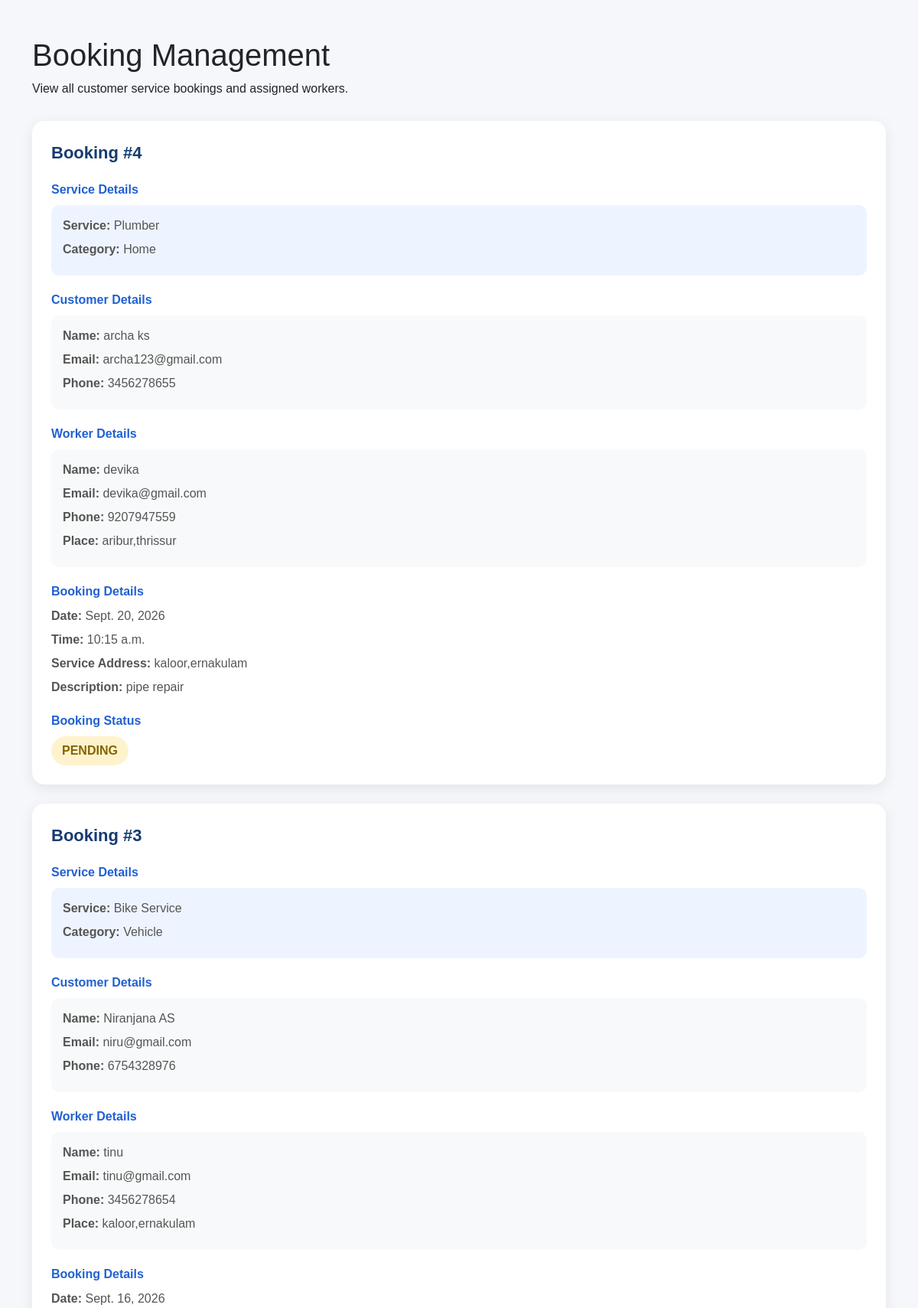
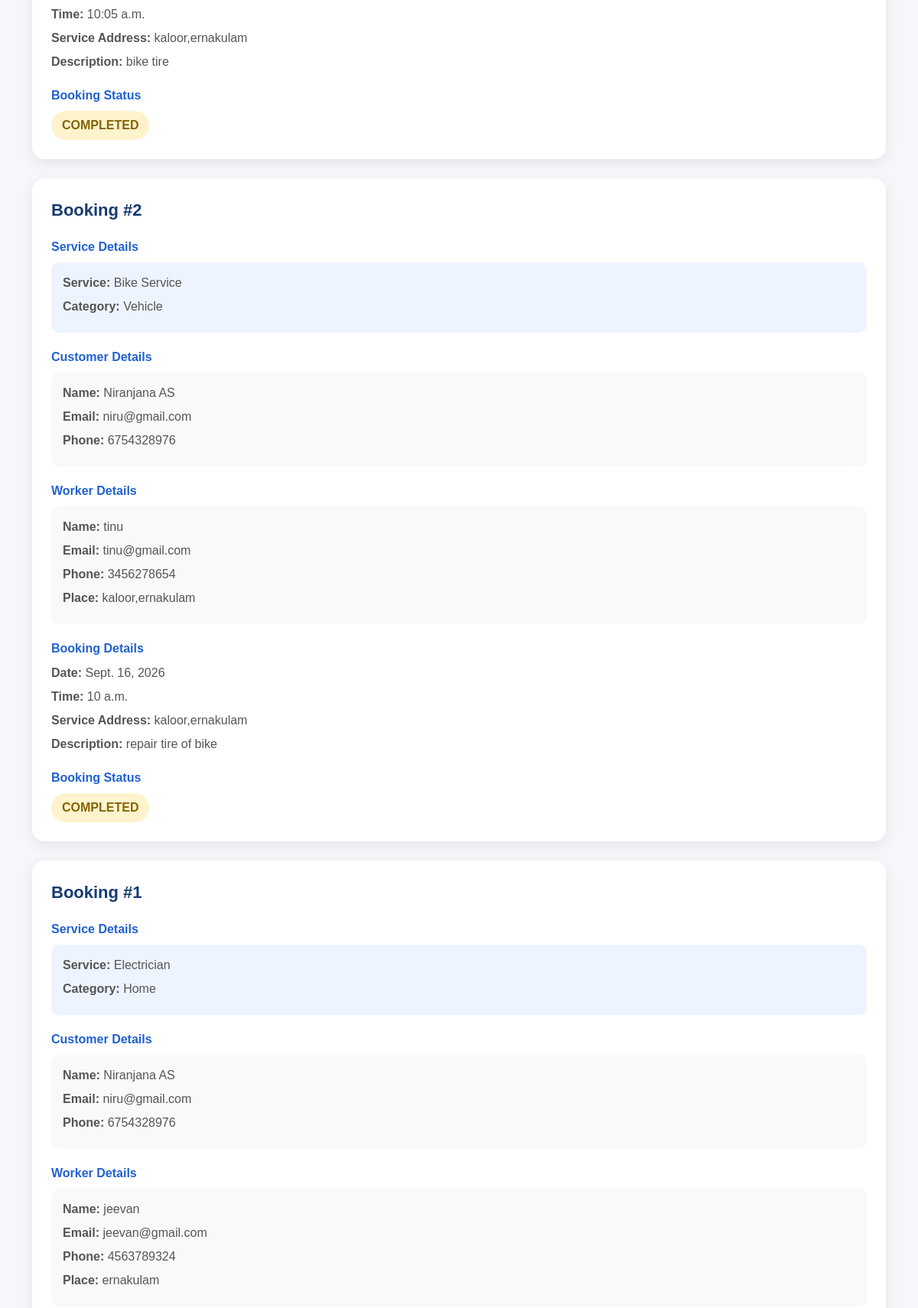
Screenshot of /booking-management/ (signed in, upper part) with the database file from the repository (2 pictures, top to bottom).
### hub/models.py (models this page shows, shortened)
class Booking(models.Model):
    customer = models.ForeignKey(Customer, on_delete=models.CASCADE)
    worker = models.ForeignKey(Worker, on_delete=models.CASCADE)
    service = models.ForeignKey(Service, on_delete=models.CASCADE)
    booking_date = models.DateField()
    booking_time = models.TimeField()
    address = models.TextField()
    description = models.TextField(blank=True)
    status = models.CharField(
        max_length=20,
        default="PENDING"
    )
    created_at = models.DateTimeField(auto_now_add=True)

class Service(models.Model):
    name = models.CharField(max_length=100)
    category = models.CharField(max_length=20)
    description = models.TextField(blank=True)

class Customer(models.Model):
    user = models.OneToOneField(User, on_delete=models.CASCADE)
    phone = models.CharField(max_length=15)
    address = models.TextField()

class Worker(models.Model):
    user = models.OneToOneField(User, on_delete=models.CASCADE)
    phone = models.CharField(max_length=15)
    place = models.CharField(max_length=100)
    experience = models.IntegerField()
    description = models.TextField(blank=True)
    services = models.ManyToManyField(Service)
    availability = models.BooleanField(default=True)
    approval_status = models.CharField(
        max_length=20,
        default="PENDING"
    )

### hub/views.py (the view)
# urls.py: path("booking-management/",views.booking_management,name="booking_management"),
@never_cache
@admin_required
def booking_management(request):
    bookings = Booking.objects.select_related(
        "customer__user",
        "worker__user",
        "service"
    ).all().order_by("-created_at")
    return render(request, "booking_management.html", {
        "bookings": bookings
    })

### hub/views.py (called while the page is built)
def admin_required(view_func):
    return user_passes_test(
        lambda user: user.is_authenticated and user.is_superuser,
        login_url="admin_login"
    )(view_func)

### hub/templates/booking_management.html (shortened to what this page needs)
{% load static %}
<!DOCTYPE html>
<html>
<head>
    <link
        href="https://cdn.jsdelivr.net/npm/bootstrap@5.3.3/dist/css/bootstrap.min.css"
        rel="stylesheet"
    >
</head>
<body>
<div class="container py-5">
    <div class="page-header">
        <h1>Booking Management</h1>
        <p>
            View all customer service bookings and assigned workers.
        </p>
    </div>
    {% if bookings %}
        {% for booking in bookings %}
        <div class="booking-card">
            <div class="booking-title">
                Booking #{{ booking.id }}
            </div>
            <div class="section-title">
                Service Details
            </div>
            <div class="service-box">
                <div class="info-row">
                    <strong>Service:</strong>
                    {{ booking.service.name }}
                </div>
                <div class="info-row">
                    <strong>Category:</strong>
                    {{ booking.service.category }}
                </div>
            </div>
            <div class="section-title">
                Customer Details
            </div>
            <div class="customer-box">
                <div class="info-row">
                    <strong>Name:</strong>
                    {{ booking.customer.user.first_name }}
                </div>
                <div class="info-row">
                    <strong>Email:</strong>
                    {{ booking.customer.user.email }}
                </div>
                <div class="info-row">
                    <strong>Phone:</strong>
                    {{ booking.customer.phone }}
                </div>
            </div>
            <div class="section-title">
                Worker Details
            </div>
            <div class="worker-box">
                <div class="info-row">
                    <strong>Name:</strong>
                    {{ booking.worker.user.first_name }}
                </div>
                <div class="info-row">
                    <strong>Email:</strong>
                    {{ booking.worker.user.email }}
                </div>
                <div class="info-row">
                    <strong>Phone:</strong>
                    {{ booking.worker.phone }}
                </div>
                <div class="info-row">
                    <strong>Place:</strong>
                    {{ booking.worker.place }}
                </div>
            </div>
            <div class="section-title">
                Booking Details
            </div>
            <div class="info-row">
                <strong>Date:</strong>
                {{ booking.booking_date }}
            </div>
            <div class="info-row">
                <strong>Time:</strong>
                {{ booking.booking_time }}
            </div>
            <div class="info-row">
                <strong>Service Address:</strong>
                {{ booking.address }}
            </div>
            {% if booking.description %}
            <div class="info-row">
                <strong>Description:</strong>
                {{ booking.description }}
            </div>
            {% endif %}
            <div class="section-title">
                Booking Status
            </div>
            <span class="status">
                {{ booking.status }}
            </span>
        </div>
        {% endfor %}
    {% else %}
        <div class="alert alert-info">
            No bookings have been made yet.
        </div>
    {% endif %}
</div>
</body>
</html>

### hub/templates/booking_management.html (style rules this page uses)
body { background: #f5f7fb; font-family: Arial, sans-serif; }
.page-header { margin-bottom: 30px; }
.booking-card { background: white; border-radius: 16px; padding: 25px; margin-bottom: 25px; box-shadow: 0 5px 18px rgba(0,0,0,0.08); }
.booking-title { font-size: 22px; font-weight: bold; color: #163b70; margin-bottom: 15px; }
.section-title { font-size: 16px; font-weight: bold; color: #2161d1; margin-top: 20px; margin-bottom: 8px; }
.info-row { margin-bottom: 7px; color: #555; }
.status { display: inline-block; padding: 7px 14px; border-radius: 20px; background: #fff3cd; color: #856404; font-weight: bold; }
.service-box { background: #eef4ff; padding: 15px; border-radius: 10px; }
.customer-box, .worker-box { background: #f8f9fa; padding: 15px; border-radius: 10px; }

### rows the page displays
Booking: id "4", service.name "Plumber", service.category "Home", customer.user.first_name "archa ks", customer.user.email "archa123@gmail.com", customer.phone "3456278655", worker.user.first_name "devika", worker.user.email "devika@gmail.com", worker.phone "9207947559", worker.place "aribur,thrissur", booking_date "Sept. 20, 2026", booking_time "10:15 a.m.", address "kaloor,ernakulam", description "pipe repair", status "PENDING"
Booking: id "3", service.name "Bike Service", service.category "Vehicle", customer.user.first_name "Niranjana AS", customer.user.email "niru@gmail.com", customer.phone "6754328976", worker.user.first_name "tinu", worker.user.email "tinu@gmail.com", worker.phone "3456278654", worker.place "kaloor,ernakulam", booking_date "Sept. 16, 2026", booking_time "10:05 a.m.", address "kaloor,ernakulam", description "bike tire", status "COMPLETED"
Booking: id "2", service.name "Bike Service", service.category "Vehicle", customer.user.first_name "Niranjana AS", customer.user.email "niru@gmail.com", customer.phone "6754328976", worker.user.first_name "tinu", worker.user.email "tinu@gmail.com", worker.phone "3456278654", worker.place "kaloor,ernakulam", booking_date "Sept. 16, 2026", booking_time "10 a.m.", address "kaloor,ernakulam", description "repair tire of bike", status "COMPLETED"
Booking: id "1", service.name "Electrician", service.category "Home", customer.user.first_name "Niranjana AS", customer.user.email "niru@gmail.com", customer.phone "6754328976", worker.user.first_name "jeevan", worker.user.email "jeevan@gmail.com", worker.phone "4563789324", worker.place "ernakulam"
